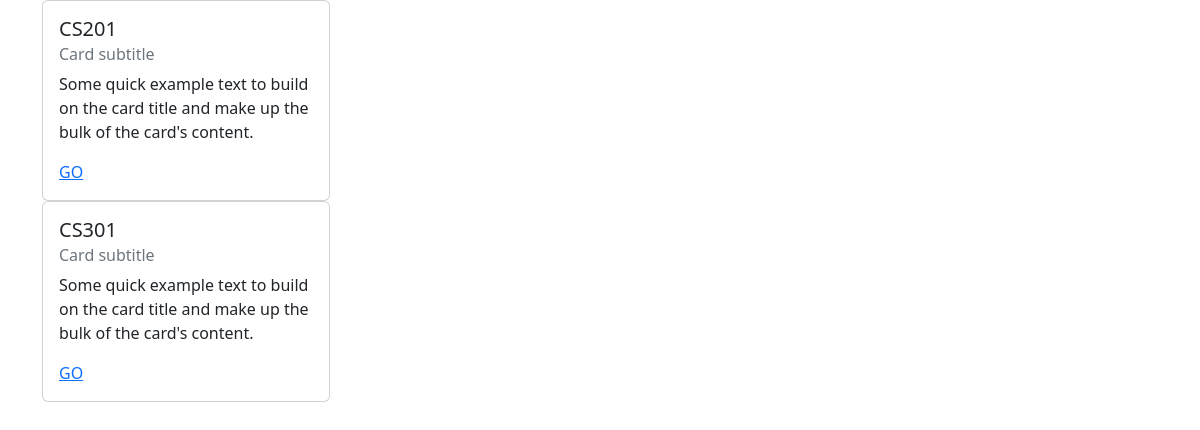
Page /course/ (signed in) on the committed database.
### theBlog/models.py (models this page shows, shortened)
class Course(models.Model):
    name = models.CharField(max_length=255)
    category = models.ManyToManyField(Category,related_name='course_cat')
    students = models.ManyToManyField(User, related_name = 'course_list')
    staff = models.ManyToManyField(User, related_name = 'course_staff')
    ta = models.ManyToManyField(User, related_name = 'course_ta')

### theBlog/views.py (the view)
# urls.py: path('course/', login_required(CourseListView.as_view()), name = "course"),
class CourseListView(ListView):
    model = Course
    template_name = 'course_list.html'
    def get_context_data(self, *args, **kwargs):
        context = super(CourseListView, self).get_context_data(*args, **kwargs)
        current_user = get_object_or_404(User, id=self.request.user.id)
        user_course_list = current_user.course_list.all()
        context['user_course_list'] = user_course_list
        return context

### theBlog/templates/course_list.html (shortened to what this page needs)
{% extends 'iframe_base.html' %}
{% block frame_content %}
<div class="container">
    {% for course in user_course_list %}
    <div class="card" style="width: 18rem;" id="{{course.id}}">
        <div class="card-body">
        <h5 class="card-title">{{course.name}}</h5>
        <h6 class="card-subtitle mb-2 text-muted">Card subtitle</h6>
        <p class="card-text">Some quick example text to build on the card title and make up the bulk of the card's content.</p>
        <a href="{% url 'home' course.id %}" class="card-link">GO</a>
        </div>
    </div>
    {% endfor %}
</div>
{% endblock %}

### rows in the picture
Course: {{ course.id }} 1 (drawn), name "CS201"
Course: name "CS301"
